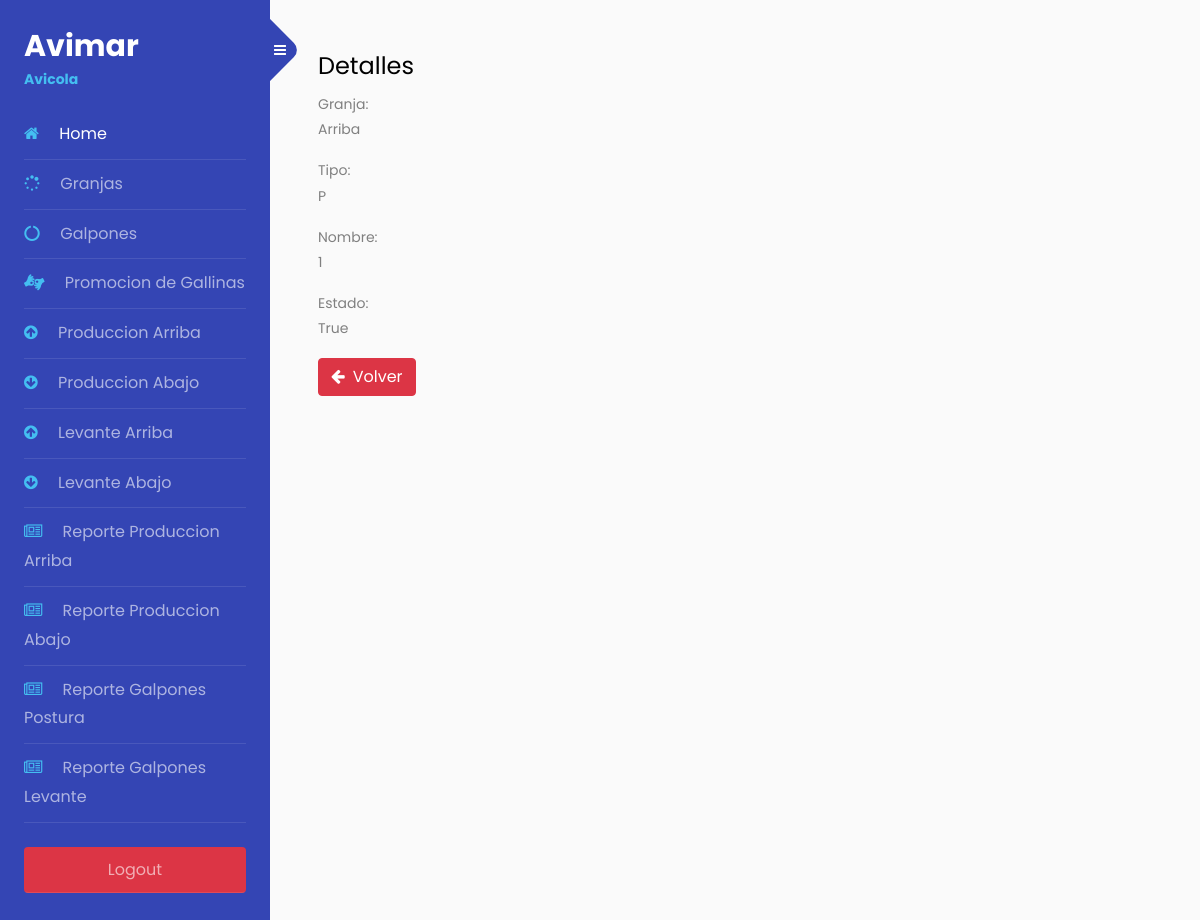
Screenshot of /shed/detalle/1 (signed in) with the database file from the repository.
### sheds/models.py (models this page shows, shortened)
class Shed(models.Model):
    TYPE_CHOICES =[
        ('P', 'Produccion'),
        ('L', 'Levante')
    ]
    farm = models.ForeignKey(
        Farm,
        on_delete=models.CASCADE
    )
    type = models.CharField(
        max_length=2,
        choices= TYPE_CHOICES
    )
    name = models.IntegerField()
    is_active = models.BooleanField(
        default=True,
    )
    created = models.DateTimeField(
        auto_now_add=True,
    )
    updated = models.DateTimeField(
        auto_now=True,
    )
    class Meta:
        verbose_name = "Shed"
        verbose_name_plural = "Sheds"
        ordering = ('-type','farm')

### farms/models.py (models this page shows, shortened)
class Farm(models.Model):
    name = models.CharField(
        max_length=50,
        unique=True)
    is_active = models.BooleanField(
        default=True,
    )
    created = models.DateTimeField(
        auto_now_add=True,
    )
    updated = models.DateTimeField(
        auto_now=True,
    )
    class Meta:
        verbose_name = "Farm"
        verbose_name_plural = "Farms"
    def __str__(self):
        return self.name

### sheds/views.py (the view)
# urls.py: path('detalle/<int:pk>', ShedDetalle.as_view(template_name = "shed/detalles.html"), name='detalles_shed'),
class ShedDetalle(LoginRequiredMixin,DetailView):
    model = Shed

### sheds/templates/shed/detalles.html
{% extends 'farm/base.html' %}
{% block content %}
{% load static %}
{% if 'sheds.view_shed' in user.get_all_permissions %}
<h4>Detalles</h4>
<p><span class="txt_negrita">Granja:</span> <br> {{object.farm}}</p>
<p><span class="txt_negrita">Tipo:</span> <br> {{object.type}}</p>
<p><span class="txt_negrita">Nombre:</span> <br> {{object.name}}</p>
<p><span class="txt_negrita">Estado:</span> <br> {{object.is_active}}</p>
<a href="../"  class="btn btn-danger"><span class="fa fa-arrow-left mr-2"></span>Volver</a>
{% endif %}
{% endblock %}

### rows the page displays
Shed: farm "Arriba", type "P", name "1", is_active "True"
